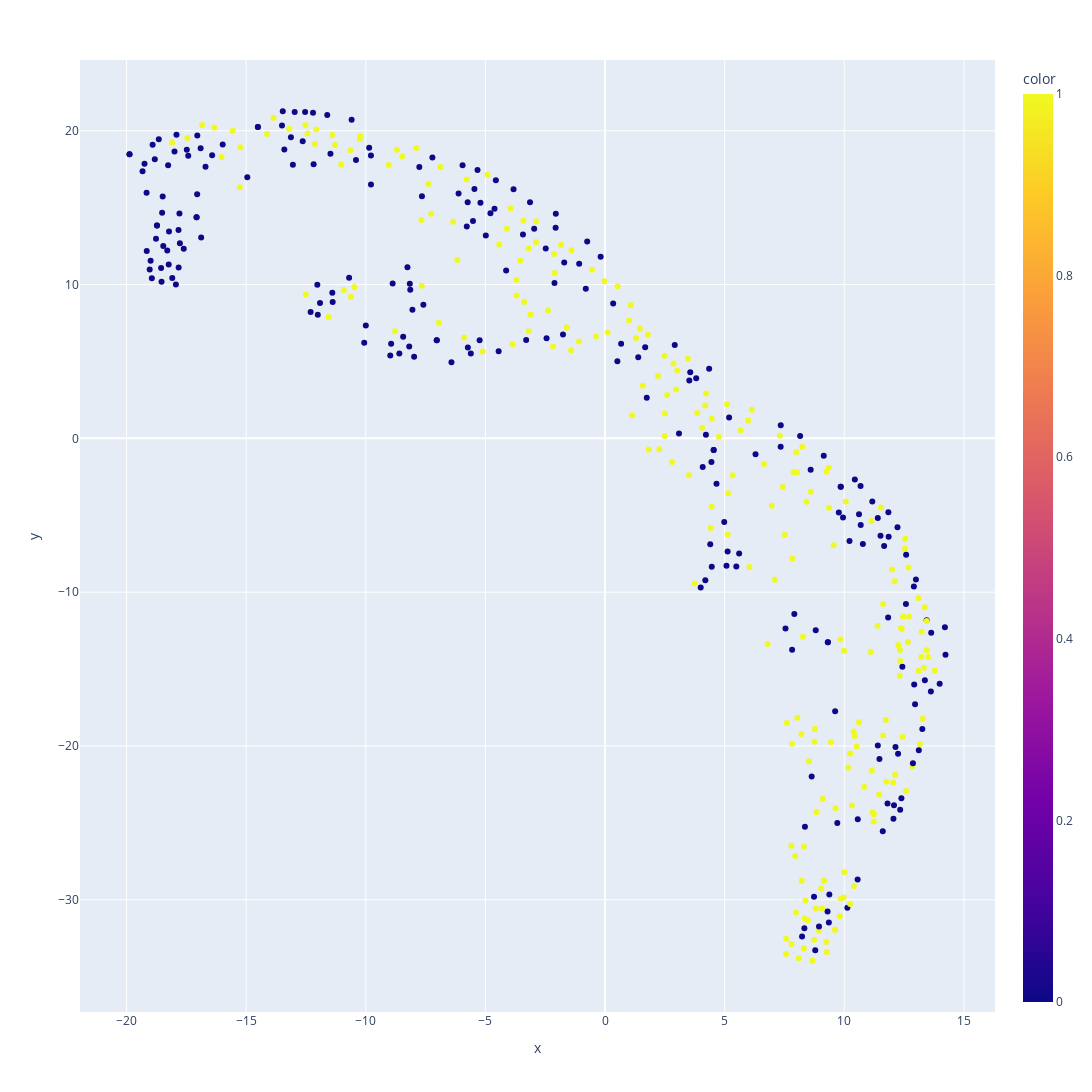

Notebook source saved alongside this figure:
### Code cell
from sklearn.manifold import TSNE
import numpy as np
pred = logits.predict(features_test)
tsne = TSNE(n_components=2,metric='cosine',random_state=42)

feat = tsne.fit_transform(np.array(features_test))
fig = px.scatter(x = feat[:,0],y = feat[:,1],color=pred,width=1200, height=1200) #tsne 그려줌
fig.show()

### Figure 1 — Plotly figure (JSON) as saved in the notebook; plotly's stock layout.template omitted (floating-point values rounded to 4 significant figures; data arrays with more than 128 entries replaced by an {"elided": "..."} marker saying what was removed)
{"data": [{"hovertemplate": "x=%{x}<br>y=%{y}<br>color=%{marker.color}<extra></extra>", "legendgroup": "", "marker": {"color": {"elided": "448 int values"}, "coloraxis": "coloraxis", "symbol": "circle"}, "mode": "markers", "name": "", "orientation": "v", "showlegend": false, "type": "scatter", "x": {"elided": "448 float values"}, "xaxis": "x", "y": {"elided": "448 float values"}, "yaxis": "y"}], "layout": {"coloraxis": {"colorbar": {"title": {"text": "color"}}, "colorscale": [[0, "#0d0887"], [0.1111, "#46039f"], [0.2222, "#7201a8"], [0.3333, "#9c179e"], [0.4444, "#bd3786"], [0.5556, "#d8576b"], [0.6667, "#ed7953"], [0.7778, "#fb9f3a"], [0.8889, "#fdca26"], [1, "#f0f921"]]}, "height": 1200, "legend": {"tracegroupgap": 0}, "margin": {"t": 60}, "width": 1200, "xaxis": {"anchor": "y", "domain": [0, 1], "title": {"text": "x"}}, "yaxis": {"anchor": "x", "domain": [0, 1], "title": {"text": "y"}}}}
